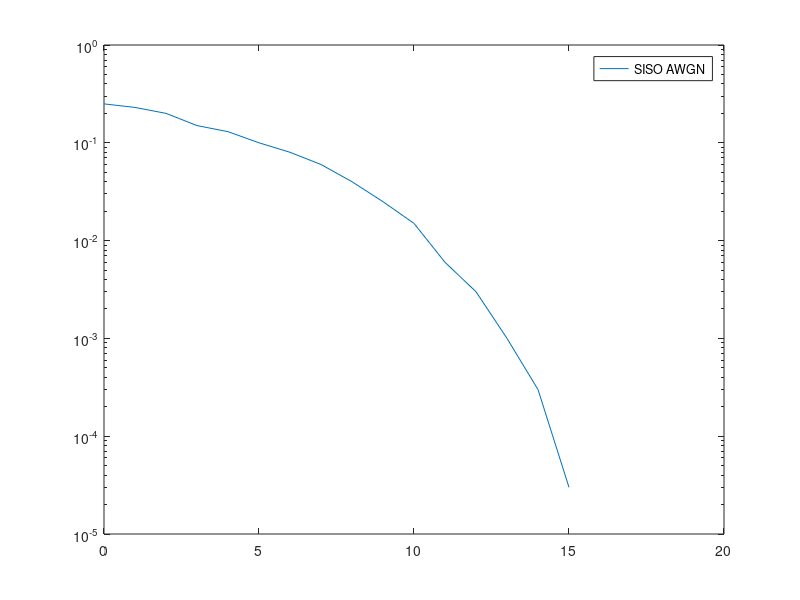

Write the MATLAB code that produced this figure.
clear all
clc;
SNR = 0:1:15;
SNR_L = 10.^(SNR/10);
M = 4;
x = 3*log2(M)/(M-1)*SNR_L;
mimo = [0.25 0.23 0.2 0.15 0.13 0.1 0.08 0.06 0.04 0.025 0.015 0.006 0.003 0.001 0.0003 0.00003]
sisoawgn = 4*qfunc(sqrt(x)); % BER SISO AWGN
% semilogy(SNR,sisoawgn,'--');
% % hold on;
semilogy(SNR,mimo);
legend('SISO AWGN')
